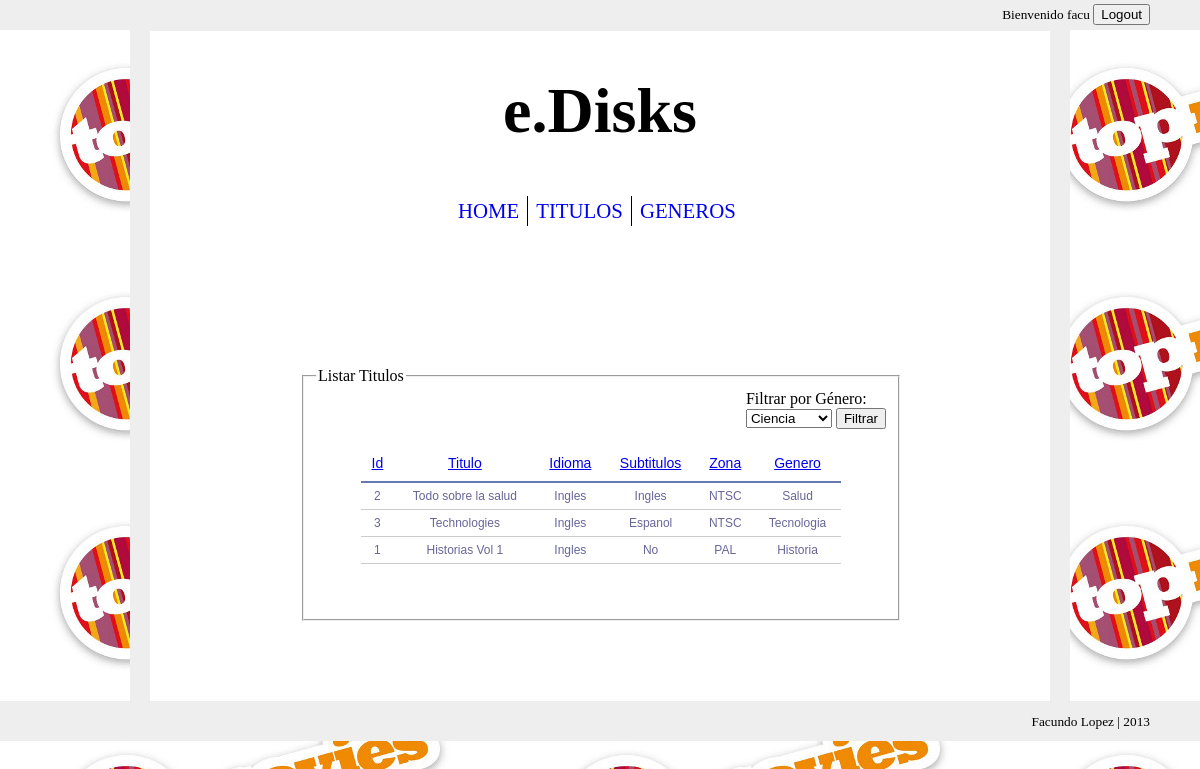
The page /titulos/listar.php?orden=zona (signed in) on the database its author committed.
### tables this page shows
CREATE TABLE IF NOT EXISTS `titulos` (
  `id` bigint(20) NOT NULL AUTO_INCREMENT,
  `titulo` varchar(32) NOT NULL,
  `idioma` varchar(32) NOT NULL,
  `subtitulos` varchar(32) NOT NULL,
  `zona` varchar(32) NOT NULL,
  `genero_id` bigint(20) NOT NULL,
  PRIMARY KEY (`id`)
);

CREATE TABLE IF NOT EXISTS `generos` (
  `id` bigint(20) NOT NULL AUTO_INCREMENT,
  `genero` varchar(32) NOT NULL,
  PRIMARY KEY (`id`)
);

### config.inc.php (called while the page is built, shortened)
<?php
$mysql_host = "localhost";
$mysql_database = "edisks";
$mysql_user = "root";
$mysql_password = "";
?>

### consultas.php (called while the page is built, shortened)
<?php
require_once 'config.inc.php';
function listarTitulosOrdenados($columna){
	$query = "select t.id, titulo, idioma, subtitulos, zona, genero_id, genero ".
			"from titulos t join generos g on t.genero_id = g.id order by $columna asc;";
	$result = mysql_query($query);
	return $result;
}
function listarGeneros(){
	$query = "select * from generos order by genero asc;";
	$result = mysql_query($query);
	return $result;
}
?>

### titulos/listar.php (the view, shortened to what this page needs)
<?php
	include '../config.inc.php';
	require_once ABSPATH.'/consultas.php';
?>
<!doctype>
<html>
	<head>
		<link rel="stylesheet" type="text/css" href="<?php echo URLADDR; ?>/style.css" />
	</head>
	<body>
		<div id="wraper">
			<?php
				require_once ABSPATH.'/login.inc.php';
			?>
			<div id="page">
				<div id="header">
					<?php
						require_once ABSPATH.'/header.inc.php';
					?>
				</div>
				<div id="content">
					<div id="contenedor-tabla">
						<fieldset>
							<legend>Listar Titulos</legend>
							<div id="filtro">
								Filtrar por Género:
								<form action="<?php echo URLADDR; ?>/titulos/listar.php" method="get">
									<select id="genero" name="genero">
									<?php
									$generos = listarGeneros();
									while($genero = mysql_fetch_assoc($generos)){
										echo '<option>'.$genero['genero'].'</option>';
									}
									?>
									</select>
									<input type="submit" value="Filtrar"/>
								</form>
							</div>
							<table id="tabla">
								<tr>
									<?php
									$generoUrl = "";
									?>
									<th><a href="<?php echo URLADDR; ?>/titulos/listar.php?orden=id<?php echo $generoUrl; ?>">Id</a></th>
									<th><a href="<?php echo URLADDR; ?>/titulos/listar.php?orden=titulo<?php echo $generoUrl; ?>">Titulo</a></th>
									<th><a href="<?php echo URLADDR; ?>/titulos/listar.php?orden=idioma<?php echo $generoUrl; ?>">Idioma</a></th>
									<th><a href="<?php echo URLADDR; ?>/titulos/listar.php?orden=subtitulos<?php echo $generoUrl; ?>">Subtitulos</a></th>
									<th><a href="<?php echo URLADDR; ?>/titulos/listar.php?orden=zona<?php echo $generoUrl; ?>">Zona</a></th>
									<th><a href="<?php echo URLADDR; ?>/titulos/listar.php?orden=genero<?php echo $generoUrl; ?>">Genero</a></th>
								</tr>
								<?php
									if (isset($_GET['orden']) && isset($_GET['genero'])){
										$titulos = listarTitulosOrdenadosPorGenero($_GET['orden'], $_GET['genero']);
									} else if (isset($_GET['orden']) && !isset($_GET['genero'])){
										$titulos = listarTitulosOrdenados($_GET['orden']);
									}  else if (!isset($_GET['orden']) && isset($_GET['genero'])){
										$titulos = listarTitulosPorGenero($_GET['genero']);
									}  else {
										$titulos = listarTitulos();
									}
									while ($titulo = mysql_fetch_assoc($titulos)) {
										echo "<tr>";
										echo "<td>".$titulo['id']."</td>";
										echo "<td>".$titulo['titulo']."</td>";
										echo "<td>".$titulo['idioma']."</td>";
										echo "<td>".$titulo['subtitulos']."</td>";
										echo "<td>".$titulo['zona']."</td>";
										echo "<td>".$titulo['genero']."</td>";
										echo "</tr>";
									}
								?>
							</table>
						</fieldset>
					</div>
				</div>
			</div>
			<div id="footer">
				<?php
					require_once ABSPATH.'/footer.inc.php';
				?>
			</div>
		</div>
	</body>
</html>

### style.css (style rules this page uses)
html, body { margin: 0; padding: 0; height: 100%; background-image: url('imagenes/background-small.jpg'); background-color: grey; background-repeat: repeat; }
#page { width: 900px; margin: 0 auto; background-color: white; border-top: 1px #eeeeee solid; border-left: 20px #eeeeee solid; border-right: 20px #eeeeee solid; }
#content { padding-bottom: 80px; }
#contenedor-tabla { padding-top: 120px; margin: 0 auto; width: 600px; }
#filtro { float: right; }
#tabla { font-family: "Lucida Sans Unicode", "Lucida Grande", Sans-Serif; font-size: 12px; background: #fff; margin: 45px; width: 480px; border-collapse: collapse; text-align: center; }
#tabla th { font-size: 14px; font-weight: normal; color: #039; padding: 10px 8px; border-bottom: 2px solid #6678b1; }
#tabla td { border-bottom: 1px solid #ccc; color: #669; padding: 6px 8px; }
#footer { height: 40px; background-color: #eeeeee; width: 100%; }

### rows shown on the page
titulos: id "2", titulo "Todo sobre la salud", idioma "Ingles", subtitulos "Ingles", zona "NTSC", genero.genero "Salud"
titulos: id "3", titulo "Technologies", idioma "Ingles", subtitulos "Espanol", zona "NTSC", genero.genero "Tecnologia"
titulos: id "1", titulo "Historias Vol 1", idioma "Ingles", subtitulos "No", zona "PAL", genero.genero "Historia"

### other values the page prints
$_SESSION["usuario"] "facu"
form field genero "Ciencia"
